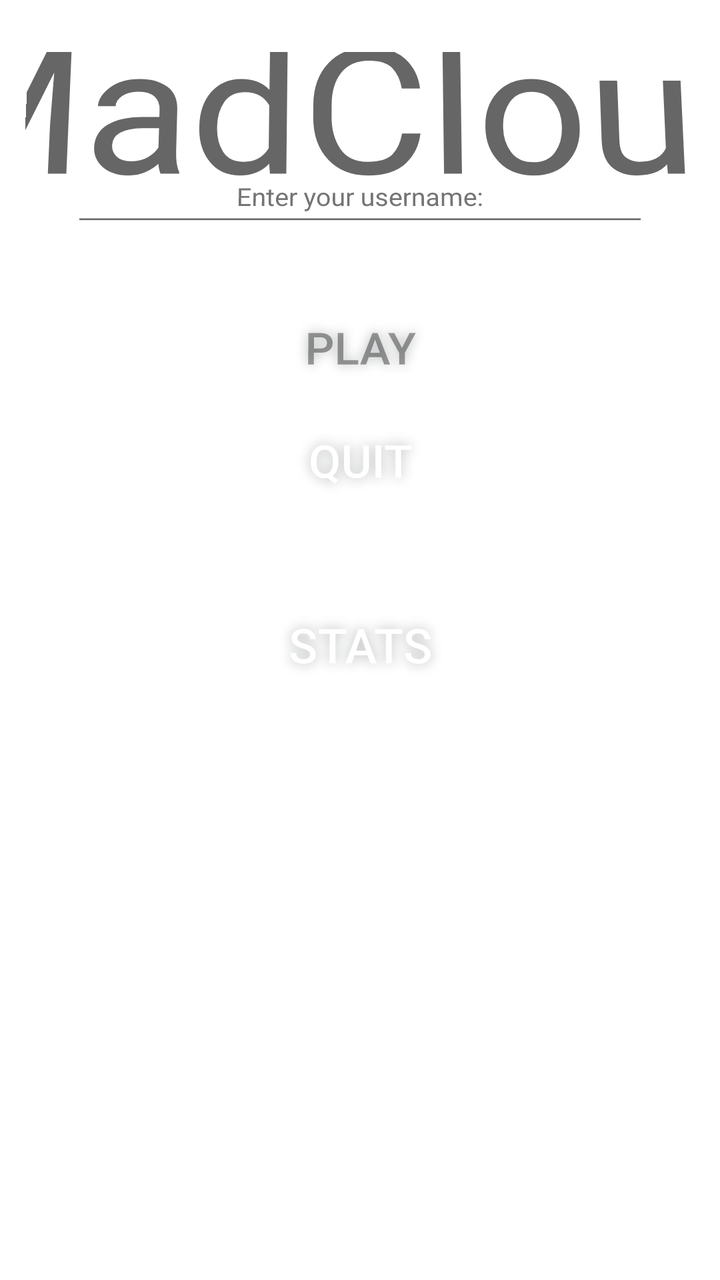
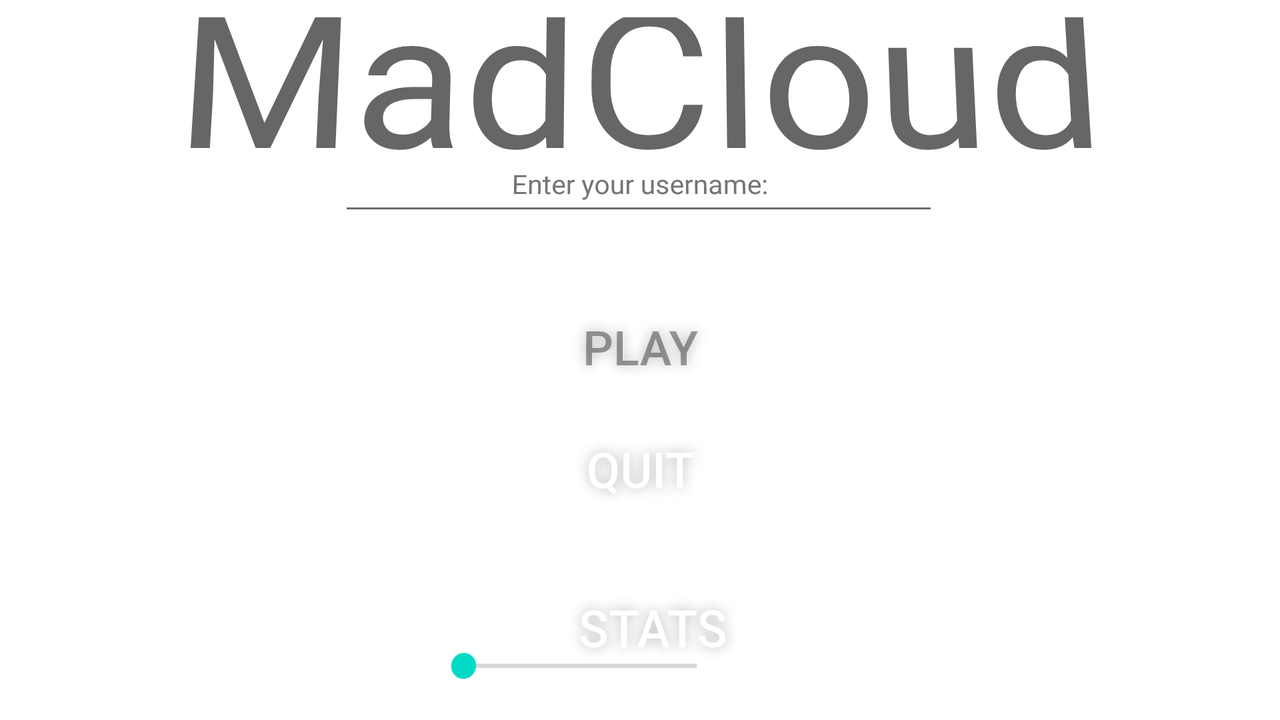

The same Android screen from two of the app's own layout files: first res/layout/ as a phone draws it, then the repository's variant for another configuration, drawn on a device whose configuration selects that folder. Both files follow.
<!-- AndroidManifest.xml: application theme Theme.Madcloud -->
<!-- res/layout/activity_main.xml -->
<?xml version="1.0" encoding="utf-8"?>
<androidx.constraintlayout.widget.ConstraintLayout xmlns:android="http://schemas.android.com/apk/res/android"
    xmlns:app="http://schemas.android.com/apk/res-auto"
    xmlns:tools="http://schemas.android.com/tools"
    android:layout_width="match_parent"
    android:layout_height="match_parent"
    android:background="@drawable/glacial_mountains_lightened"
    android:rotationX="3"
    tools:context=".MainActivity">

    <TextView
        android:id="@+id/textView"
        android:layout_width="wrap_content"
        android:layout_height="wrap_content"
        android:layout_marginTop="8dp"
        android:scaleX="3.1"
        android:scaleY="3"
        android:fontFamily="@font/vt323font"
        android:text="@string/madcloud"
        android:textAppearance="@style/TextAppearance.AppCompat.Display1"
        android:textSize="34sp"
        app:fontFamily="@font/vt323"
        app:layout_constraintEnd_toEndOf="parent"
        app:layout_constraintHorizontal_bias="0.5"
        app:layout_constraintStart_toStartOf="parent"
        app:layout_constraintTop_toTopOf="parent" />

    <TextView
        android:id="@+id/username_prompt"
        android:layout_width="wrap_content"
        android:layout_height="wrap_content"
        android:layout_marginBottom="48dp"
        android:text="Enter your username:"
        android:visibility="visible"
        app:layout_constraintBottom_toTopOf="@+id/TitlePlayBtn"
        app:layout_constraintEnd_toEndOf="parent"
        app:layout_constraintStart_toStartOf="parent"
        app:layout_constraintTop_toBottomOf="@+id/textView"
        app:layout_constraintVertical_bias="1.0" />

    <EditText
        android:id="@+id/username_input"
        android:layout_width="306dp"
        android:layout_height="48dp"
        android:layout_marginBottom="36dp"
        android:imeOptions="actionDone"
        android:maxLength="15"
        android:visibility="visible"
        app:fontFamily="@font/vt323"
        app:layout_constraintBottom_toTopOf="@+id/TitlePlayBtn"
        app:layout_constraintEnd_toEndOf="parent"
        app:layout_constraintHorizontal_bias="0.498"
        app:layout_constraintStart_toStartOf="parent" />

    <TextView
        android:id="@+id/username_display"
        android:layout_width="wrap_content"
        android:layout_height="wrap_content"
        android:textSize="34sp"
        android:textStyle="bold"
        android:visibility="visible"
        app:layout_constraintBottom_toTopOf="@+id/TitlePlayBtn"
        app:layout_constraintEnd_toEndOf="parent"
        app:layout_constraintHorizontal_bias="0.498"
        app:layout_constraintStart_toStartOf="parent"
        app:layout_constraintTop_toBottomOf="@+id/textView" />

    <Button
        android:id="@+id/TitlePlayBtn"
        style="@style/Widget.AppCompat.Button.Borderless.Colored"
        android:layout_width="wrap_content"
        android:layout_height="wrap_content"
        android:layout_marginBottom="8dp"
        android:enabled="false"
        android:shadowColor="#B2B4B6"
        android:shadowRadius="16"
        android:text="Play"
        android:textSize="24sp"
        app:layout_constraintBottom_toTopOf="@+id/TitleQuitBtn"
        app:layout_constraintEnd_toEndOf="parent"
        app:layout_constraintHorizontal_bias="0.5"
        app:layout_constraintStart_toStartOf="parent" />

    <Button
        android:id="@+id/TitleQuitBtn"
        style="@style/Widget.AppCompat.Button.Borderless.Colored"
        android:layout_width="wrap_content"
        android:layout_height="wrap_content"
        android:layout_marginTop="148dp"
        android:shadowColor="#B2B4B6"
        android:shadowRadius="16"
        android:text="@string/quit"
        android:textSize="24sp"
        app:layout_constraintEnd_toEndOf="parent"
        app:layout_constraintHorizontal_bias="0.5"
        app:layout_constraintStart_toEndOf="@+id/flyRaven"
        app:layout_constraintStart_toStartOf="parent"
        app:layout_constraintTop_toBottomOf="@+id/textView" />

    <Button
        android:id="@+id/TitleStatsBtn"
        style="@style/Widget.AppCompat.Button.Borderless.Colored"
        android:layout_width="wrap_content"
        android:layout_height="wrap_content"
        android:layout_marginTop="296dp"
        android:shadowColor="#B2B4B6"
        android:shadowRadius="16"
        android:text="@string/stats"
        android:textSize="24sp"
        app:layout_constraintEnd_toEndOf="parent"
        app:layout_constraintHorizontal_bias="0.5"
        app:layout_constraintStart_toEndOf="@+id/flyRaven"
        app:layout_constraintStart_toStartOf="parent"
        app:layout_constraintTop_toTopOf="parent" />

    <ImageView
        android:id="@+id/flyRaven"
        android:layout_width="250px"
        android:layout_height="280px"
        android:layout_marginStart="16dp"
        android:animation="@drawable/fly"
        app:layout_constraintBottom_toBottomOf="parent"
        app:layout_constraintStart_toStartOf="parent"
        app:layout_constraintTop_toTopOf="parent"
        app:layout_constraintVertical_bias="0.43" />


</androidx.constraintlayout.widget.ConstraintLayout>
<!-- resources referenced by this layout -->
<resources>
  <!-- drawable fly (drawable) -->
  <animation-list xmlns:android="http://schemas.android.com/apk/res/android"
      android:id="@+id/selected" android:oneshot="false">
      <item android:drawable="@drawable/raven_black0001" android:duration="100" />
      <item android:drawable="@drawable/raven_black0002" android:duration="100" />
  
      <item android:drawable="@drawable/raven_black0004" android:duration="100" />
  
      <item android:drawable="@drawable/raven_black0006" android:duration="100" />
  
      <item android:drawable="@drawable/raven_black0008" android:duration="100" />
  
      <item android:drawable="@drawable/raven_black0010" android:duration="100" />
  
      <item android:drawable="@drawable/raven_black0012" android:duration="100" />
  
  </animation-list>
  <string name="madcloud">MadCloud</string>
  <string name="quit">QUIT</string>
  <string name="stats">STATS</string>
  <style name="Theme.Madcloud" parent="Theme.MaterialComponents.DayNight.NoActionBar">
          
  
              <item name="windowActionBar">false</item>
              <item name="windowNoTitle">true</item>
              <item name="android:windowFullscreen">true</item>
  
          <item name="colorPrimary">@color/purple_500</item>
          <item name="colorPrimaryVariant">@color/purple_700</item>
          <item name="colorOnPrimary">@color/white</item>
          
          <item name="colorSecondary">@color/teal_200</item>
          <item name="colorSecondaryVariant">@color/teal_700</item>
          <item name="colorOnSecondary">@color/black</item>
          
          <item name="android:statusBarColor">?attr/colorPrimaryVariant</item>
          
      </style>
  <!-- drawable raven_black0001: png bitmap (drawable, 118989 bytes) -->
  <!-- drawable raven_black0002: png bitmap (drawable, 116273 bytes) -->
  <!-- drawable raven_black0004: png bitmap (drawable, 111116 bytes) -->
  <!-- drawable raven_black0006: png bitmap (drawable, 112660 bytes) -->
  <!-- drawable raven_black0008: png bitmap (drawable, 71801 bytes) -->
  <!-- drawable raven_black0010: png bitmap (drawable, 87775 bytes) -->
  <!-- drawable raven_black0012: png bitmap (drawable, 103429 bytes) -->
</resources>
<!-- res/layout-land/activity_main.xml (the repository's variant of the layout above) -->
<!-- drawn on the phone turned sideways -->
<?xml version="1.0" encoding="utf-8"?>
<androidx.constraintlayout.widget.ConstraintLayout xmlns:android="http://schemas.android.com/apk/res/android"
    xmlns:app="http://schemas.android.com/apk/res-auto"
    xmlns:tools="http://schemas.android.com/tools"
    android:layout_width="match_parent"
    android:layout_height="match_parent"
    android:background="@drawable/glacial_mountains_lightened"
    android:rotationX="3"
    tools:context=".MainActivity">

    <TextView
        android:id="@+id/textView"
        android:layout_width="wrap_content"
        android:layout_height="wrap_content"
        android:layout_marginTop="8dp"
        android:fontFamily="@font/vt323font"
        android:scaleX="3.1"
        android:scaleY="3"
        android:text="@string/madcloud"
        android:textAppearance="@style/TextAppearance.AppCompat.Display1"
        android:textSize="34sp"
        app:fontFamily="@font/vt323"
        app:layout_constraintEnd_toEndOf="parent"
        app:layout_constraintHorizontal_bias="0.5"
        app:layout_constraintStart_toStartOf="parent"
        app:layout_constraintTop_toTopOf="parent" />

    <TextView
        android:id="@+id/username_prompt"
        android:layout_width="wrap_content"
        android:layout_height="wrap_content"
        android:layout_marginBottom="48dp"
        android:text="Enter your username:"
        android:visibility="visible"
        app:layout_constraintBottom_toTopOf="@+id/TitlePlayBtn"
        app:layout_constraintEnd_toEndOf="parent"
        app:layout_constraintStart_toStartOf="parent"
        app:layout_constraintTop_toBottomOf="@+id/textView"
        app:layout_constraintVertical_bias="1.0" />

    <EditText
        android:id="@+id/username_input"
        android:layout_width="306dp"
        android:layout_height="48dp"
        android:layout_marginBottom="36dp"
        android:imeOptions="actionDone"
        android:maxLength="15"
        android:visibility="visible"
        app:fontFamily="@font/vt323"
        app:layout_constraintBottom_toTopOf="@+id/TitlePlayBtn"
        app:layout_constraintEnd_toEndOf="parent"
        app:layout_constraintHorizontal_bias="0.498"
        app:layout_constraintStart_toStartOf="parent" />

    <TextView
        android:id="@+id/username_display"
        android:layout_width="wrap_content"
        android:layout_height="wrap_content"
        android:layout_marginEnd="32dp"
        android:layout_marginBottom="24dp"
        android:textSize="24sp"
        android:visibility="visible"
        app:layout_constraintBottom_toBottomOf="parent"
        app:layout_constraintEnd_toEndOf="parent" />

    <Button
        android:id="@+id/TitlePlayBtn"
        style="@style/Widget.AppCompat.Button.Borderless.Colored"
        android:layout_width="wrap_content"
        android:layout_height="wrap_content"
        android:layout_marginBottom="8dp"
        android:enabled="false"
        android:shadowColor="#B2B4B6"
        android:shadowRadius="16"
        android:text="Play"
        android:textSize="24sp"
        app:layout_constraintBottom_toTopOf="@+id/TitleQuitBtn"
        app:layout_constraintEnd_toEndOf="parent"
        app:layout_constraintHorizontal_bias="0.5"
        app:layout_constraintStart_toStartOf="parent" />

    <Button
        android:id="@+id/TitleQuitBtn"
        style="@style/Widget.AppCompat.Button.Borderless.Colored"
        android:layout_width="wrap_content"
        android:layout_height="wrap_content"
        android:layout_marginTop="154dp"
        android:shadowColor="#B2B4B6"
        android:shadowRadius="16"
        android:text="@string/quit"
        android:textSize="24sp"
        app:layout_constraintEnd_toEndOf="parent"
        app:layout_constraintHorizontal_bias="0.5"
        app:layout_constraintStart_toEndOf="@+id/flyRaven"
        app:layout_constraintStart_toStartOf="parent"
        app:layout_constraintTop_toBottomOf="@+id/textView" />

    <Button
        android:id="@+id/TitleStatsBtn"
        style="@style/Widget.AppCompat.Button.Borderless.Colored"
        android:layout_width="wrap_content"
        android:layout_height="wrap_content"
        android:layout_marginStart="160dp"
        android:layout_marginTop="23dp"
        android:layout_marginEnd="148dp"
        android:shadowColor="#B2B4B6"
        android:shadowRadius="16"
        android:text="@string/stats"
        android:textSize="24sp"
        app:layout_constraintEnd_toEndOf="parent"
        app:layout_constraintStart_toStartOf="parent"
        app:layout_constraintTop_toBottomOf="@+id/TitleQuitBtn" />

    <ImageView
        android:id="@+id/flyRaven"
        android:layout_width="250px"
        android:layout_height="280px"
        android:layout_marginEnd="32dp"
        android:animation="@drawable/fly"
        android:clickable="true"
        android:focusable="true"
        app:layout_constraintBottom_toBottomOf="parent"
        app:layout_constraintEnd_toEndOf="parent"
        app:layout_constraintTop_toTopOf="parent"
        app:layout_constraintVertical_bias="0.48" />

    <SeekBar
        android:id="@+id/seekBarVol"
        android:layout_width="144dp"
        android:layout_height="0dp"
        android:layout_marginStart="8dp"
        android:layout_marginEnd="166dp"
        android:layout_marginBottom="24dp"
        app:layout_constraintBottom_toBottomOf="parent"
        app:layout_constraintEnd_toEndOf="parent"
        app:layout_constraintHorizontal_bias="0.656"
        app:layout_constraintStart_toStartOf="parent" />


</androidx.constraintlayout.widget.ConstraintLayout>
